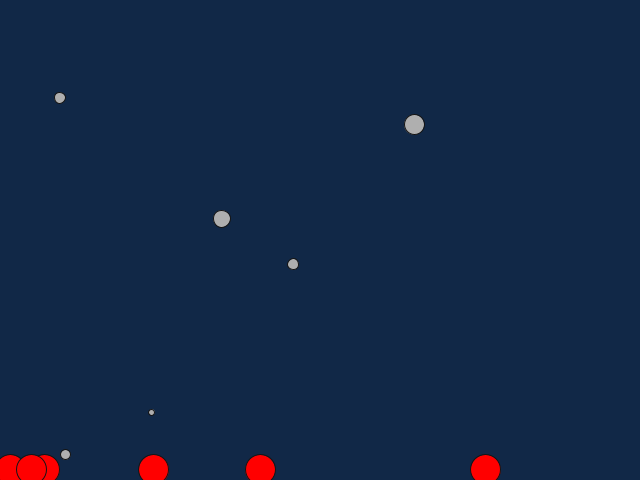
Frame 1 (no input)
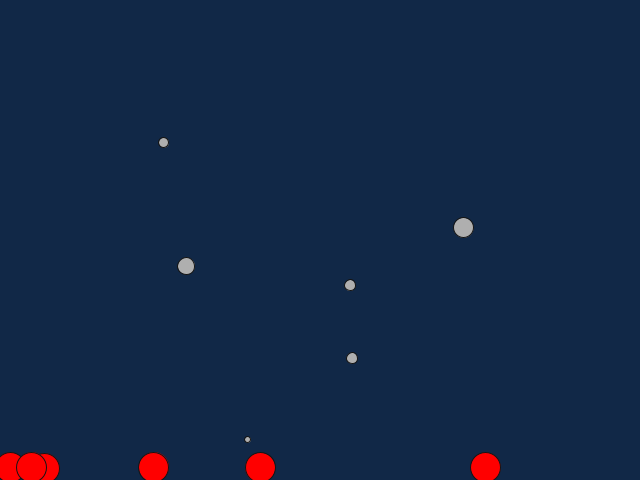
Frame 60 (the mouse pressed at the canvas centre just before this capture)
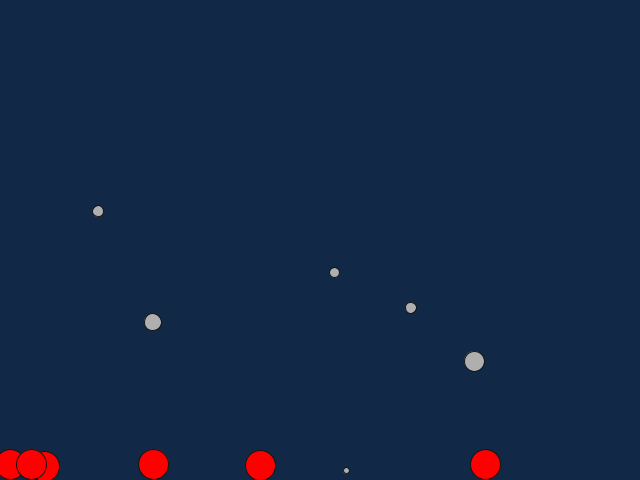
Frame 120 (the mouse held since frame 60 and released just before this capture)

The Processing sketch that drew these frames (run headless with seeded random() and noise(); from frame 60 on, the mouse is pressed at the canvas centre):

// Processing sketch: c1_fly
// ── c1_fly.pde
import java.util.Random;

// globals
color bg = color(17, 40, 71);
float dt = 0.1;
int flysizemean = 15;
int flysizedev = 5;
float flyaccelmean = 0.3;
float flyacceldev = 0.1;
Random generator;
float v_max = 8.0;

// creatures!
int numFlies = 6;
int numBunnies = 6;
int numCreatures = numFlies + numBunnies; 
Creature[] creatures = new Creature[numCreatures];

void setup() {
  size(640,480);
  background(bg);
  generator = new Random();
  
  // I am lord of the flies!
  for (int i = 0; i < numFlies; i++) {
    creatures[i] = new Fly(i * 1000); 
  }
  
  // ... and bunnies!
  for (int i = 0; i < numBunnies; i++) {
    int fullIndex = i + numFlies;
    creatures[fullIndex] = new Bunny(fullIndex * 1000); 
  }
}

void draw() {
 background(bg);
 
 // loop eventually
 for (Creature c : creatures) {
   c.update();
   c.display();  
 }
}

class Creature {
  int t; // the seed
  
  PVector l;
  PVector v;
  PVector a;
  
  Creature(int seed) {
     t = seed;
  }
  
  void update() {
    // method stub--override
  } 
  
  void display() {
    // method stub--override
  }
}

class Bunny extends Creature {
  int bunnysize;
  float mybounce;
  
  
  Bunny(int seed) {
     super(seed);
     l = new PVector(random(0, width), height - 10);
     bunnysize = 30;
     v = new PVector(0, 0);
     a = new PVector(0, 0);
     mybounce = random(-0.1, -0.05);
  } 
  
  void update() {
    if (l.y + bunnysize >= height) {    
      v.y = -v.y;
      a = new PVector(0, mybounce);
    } else {
      a.add(new PVector(0, 0.05)); // gravity
    }
    v.add(a);
    l.add(v);
    t += dt;
  }
  
  void display() {
    stroke(20);
    fill(255, 0, 0);
    ellipse(l.x, l.y, bunnysize, bunnysize);
  }
}

class Fly extends Creature {
  float theta; // 0 <= theta <= 2*pi
  int flysize;
  float flyaccel;
  
  Fly(int seed) {
    super(seed);
    l = new PVector(random(width), random(height));
    v = new PVector(0, 0);
    theta = random(0, 6.28);
    
    float mynum = (float) generator.nextGaussian();
    float mynuminv = 1 - mynum;
    flysize = (int) (mynum * flysizedev + flysizemean);
    flyaccel = (mynuminv * flyacceldev + flyaccelmean);
  }

  void update() {
    // instead of having the angle here based on smooth (Perlin) noise,
    // we're having the noise dictate the /change/ of angle. This results
    // in a 'changier' angle, giving us loops, like a fly flying!  
    float rand = noise(t);
    float dtheta = map(rand, 0, 1, -0.7, 0.7);
    theta = (theta + dtheta) % 6.28;
    
    a = new PVector(cos(theta), sin(theta));
    a.normalize();
    a.mult(flyaccel);
    
    v.add(a);
    v.limit(v_max);
    l.add(v);
    
    check_bounds();
    
    t += dt;
  }
  
  void check_bounds() {
    if (l.x > width) {
       l.x = 0; 
    } else if (l.x < 0) {
      l.x = width;
    }
    
    if (l.y > height) {
       l.y = 0; 
    } else if (l.y < 0) {
      l.y = height;
    }
  }

  void display() {
    stroke(20);
    fill(175);
    ellipse(l.x, l.y, flysize, flysize);
  }  
}
